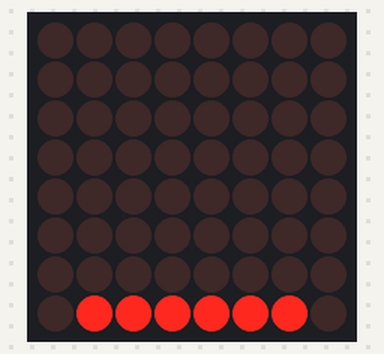
A sketch run on a simulated Arduino Uno, built with avr-gcc and run on an emulated ATmega328P. Shown: 8×8 LED matrix.

Above: at 0.1 s.

The sketch:

LCDemo7Segment.ino
```cpp
//We always have to include the library
#include "LedControl.h"

/*
 Now we need a LedControl to work with.
 ***** These pin numbers will probably not work with your hardware *****
 pin 12 is connected to the DataIn
 pin 11 is connected to the CLK
 pin 10 is connected to LOAD
 We have only a single MAX72XX.
 */
LedControl lc=LedControl(0,5,4,1);

/* we always wait a bit between updates of the display */
unsigned long delaytime=250;

void setup() {
  /*
   The MAX72XX is in power-saving mode on startup,
   we have to do a wakeup call
   */
  lc.shutdown(0,false);
  /* Set the brightness to a medium values */
  lc.setIntensity(0,8);
  /* and clear the display */
  lc.clearDisplay(0);
}


/*
 This method will display the characters for the
 word "Arduino" one after the other on digit 0.
 */
void writeArduinoOn7Segment() {
  lc.setChar(0,0,'a',false);
  delay(delaytime);
  lc.setRow(0,0,0x05);
  delay(delaytime);
  lc.setChar(0,0,'d',false);
  delay(delaytime);
  lc.setRow(0,0,0x1c);
  delay(delaytime);
  lc.setRow(0,0,B00010000);
  delay(delaytime);
  lc.setRow(0,0,0x15);
  delay(delaytime);
  lc.setRow(0,0,0x1D);
  delay(delaytime);
  lc.clearDisplay(0);
  delay(delaytime);
}

/*
  This method will scroll all the hexa-decimal
 numbers and letters on the display. You will need at least
 four 7-Segment digits. otherwise it won't really look that good.
 */
void scrollDigits() {
  for(int i=0;i<13;i++) {
    lc.setDigit(0,3,i,false);
    lc.setDigit(0,2,i+1,false);
    lc.setDigit(0,1,i+2,false);
    lc.setDigit(0,0,i+3,false);
    delay(delaytime);
  }
  lc.clearDisplay(0);
  delay(delaytime);
}

void loop() {
  lc.setRow(0,7,0x7e);
}
```
